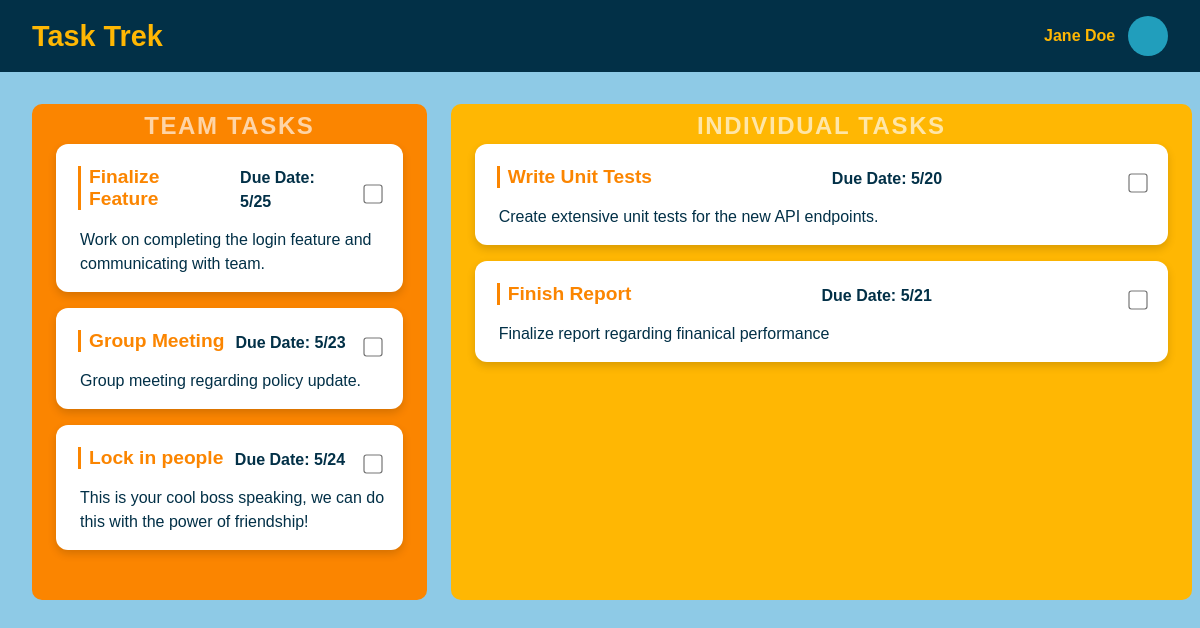
The page /user/2/ on the database its author committed.
### tasktrek/models.py (models this page shows, shortened)
class Employee(models.Model):
    id = models.AutoField(primary_key=True)
    name = models.CharField(max_length = 64)
    is_admin = models.BooleanField(default=False)
    tasks = models.CharField(max_length = 64)
    username = models.CharField(max_length = 64, default="nousername")
    password = models.IntegerField(default = 11111)

class Task(models.Model):
    id = models.AutoField(primary_key = True)
    name = models.CharField(max_length = 32, default="...")
    description = models.CharField(max_length = 100)
    due_date = models.CharField(default = "")
    is_complete = models.CharField(default = "False")
    is_team = models.CharField(default="False")
    def __str__(self):
        return f"{self.id}~{self.name}~{self.description}~{self.due_date}~{self.is_complete}~{self.is_team}"

### tasktrek/views.py (the view, shortened to what this page needs)
# urls.py: path('user/<int:employee_id>/', views.user, name="user"),
def user(request, employee_id):
    dataConnector = sqlite3.connect('db.sqlite3')
    cursor = dataConnector.cursor()
    cursor.execute("SELECT * FROM tasktrek_task WHERE is_team = ?", ["True"])
    group_tasks = cursor.fetchall()
    print("Look at my group tasks")
    print(group_tasks)
    print(type(group_tasks))
    clean_group_tasks = []
    for group_task in group_tasks:
        gt_entry = {}
        print(type(group_task))
        gt_entry['id'] = group_task[0]
        gt_entry['name'] = group_task[3]
        gt_entry['description'] = group_task[1]
        gt_entry['due_date'] = group_task[2]
        clean_group_tasks.append(gt_entry)
    print(clean_group_tasks)
    print("Look at my employee id")
    print(employee_id)
    cursor.execute("SELECT * FROM tasktrek_employee WHERE id = ?", [employee_id])
    employee_data = cursor.fetchone()
    print("Look at my employee data")
    print(employee_data)
    employee_tasks = employee_data[3]
    print("Look at my employees tasks...")
    print(employee_tasks)
    print(type(employee_tasks))
    if employee_tasks != "":
        clean_employee_tasks = employee_tasks.split(",")
        print("Look at my REAL employee tasks...")
        print(clean_employee_tasks)
        task_list = Task.objects.all()
        clean_task_list = []
        for task in task_list:
            copy_task = str(task)
            clean_task_list.append(copy_task.split("~"))
        print("Cleaned up task list")
        print(clean_task_list)
        task_array = []
        for a_task_id in clean_employee_tasks:
            for a_task in clean_task_list:
                if a_task_id == a_task[0]:
                    task_array.append(Task.objects.get(id=a_task_id))
        print("All tasks compiled!!!")
        print(type(task_array[0]))
        context = {
            'tasks' : task_array,
            'name' : employee_data[1],
            'group_tasks': clean_group_tasks
        }
        return render(request, "user.html", context)

### tasktrek/templates/user.html (shortened to what this page needs)
<!DOCTYPE html>
<html lang="en">
<head>
    {% load static %}
    <link rel="stylesheet" href="{% static 'css/styles.css' %}">
</head>
<body>
    <div class="header-bar">
        <h1>Task Trek</h1>
        <div class="user-info">
            <span class="user-name">{{name}}</span>
            <div class="profile-picture"></div>
        </div>
    </div>
    <div class="tasks-container">
        <div class="team-tasks">
            <div class="background-label">Team Tasks</div>
            {% if group_tasks == "" %}
            {% else %}
            {% for task in group_tasks %}
                <div class="task-card">
                    <div class="task-header">
                        <h3>{{ task.name }}</h3>
                        <p class="task-due-date"><strong>Due Date:</strong> {{ task.due_date }}</p>
                        <input type="checkbox" class="task-checkbox" {% if task.completed %}checked{% endif %}>
                    </div>
                    <p>{{ task.description }}</p>
                </div>
            {% endfor %}
            {% endif %}
        </div>
        <div class="individual-tasks">
            <div class="background-label">Individual Tasks</div>
            {% if tasks == "" %}
            {% else %}
            {% for task in tasks %}
                {% if task.is_team == 'False' %}
                <div class="task-card">
                    <div class="task-header">
                        <h3>{{ task.name }}</h3>
                        <p class="task-due-date"><strong>Due Date:</strong> {{ task.due_date }}</p>
                        <input type="checkbox" class="task-checkbox" {% if task.completed %}checked{% endif %}>
                    </div>
                    <p>{{ task.description }}</p>
                </div>
                {% endif %}
            {% endfor %}
            {% endif %}
        </div>
    </div>
</body>
</html>

### tasktrek/static/css/styles.css (style rules this page uses)
* { margin: 0; padding: 0; box-sizing: border-box; }
body { font-family: 'Arial', sans-serif; background-color: #8ecae6; color: white; padding: 0; }
.header-bar { background-color: #023047; padding: 1rem 2rem; display: flex; align-items: center; justify-content: space-between; color: white; }
.header-bar h1 { font-size: 1.8rem; font-weight: bold; color: #ffb703; }
.user-info { display: flex; align-items: center; }
.user-info .profile-picture { width: 40px; height: 40px; border-radius: 50%; background-color: #219ebc; margin-left: 0.8rem; }
.user-info .user-name { font-size: 1rem; font-weight: bold; color: #ffb703; }
.tasks-container { display: flex; padding: 2rem; gap: 1.5rem; }
.team-tasks { flex: 1; background-color: #fb8500; border-radius: 10px; padding: 1.5rem; position: relative; }
.individual-tasks { flex: 2; background-color: #ffb703; border-radius: 10px; padding: 1.5rem; position: relative; }
.background-label { position: absolute; top: 0.5rem; left: 50%; transform: translateX(-50%); font-size: 1.5rem; color: rgba(255, 255, 255, 0.65); text-transform: uppercase; font-weight: bold; letter-spacing: 0.1rem; }
.task-card { margin: 1rem 0; padding: 1rem; background: white; border-radius: 12px; box-shadow: 0 4px 8px rgba(0, 0, 0, 0.15); color: #023047; transition: transform 0.3s ease, box-shadow 0.3s ease; }
.task-card h3 { font-size: 1.2rem; margin-bottom: 0.7rem; padding-left: 0.5rem; border-left: 3px solid #fb8500; color: #fb8500; }
.task-card p { font-size: 1rem; padding-left: 0.5rem; margin-top: 0; color: #023047; line-height: 1.5; text-align: start; }
.tasks-container { display: flex; gap: 1.5rem; height: 70vh; overflow-y: auto; padding-right: 0.5rem; }
.task-header { display: flex; align-items: center; justify-content: space-between; padding: 0.375rem; }
.task-checkbox { width: 16px; height: 16px; margin-left: 1rem; transform: scale(1.2); cursor: pointer; accent-color: #fb8500; }
.task-card h3 { text-decoration: none; }
.task-due-date { font-size: 0.9rem; color: #555; margin-top: 0.5rem; margin-bottom: 0.5rem; font-weight: bold; }

### rows shown on the page
Employee: name "Jane Doe"
Task: name "Finalize Feature", due_date "5/25", description "Work on completing the login feature and communicating with team."
Task: name "Group Meeting", due_date "5/23", description "Group meeting regarding policy update."
Task: name "Lock in people", due_date "5/24", description "This is your cool boss speaking, we can do this with the power of friendship!"
Task: name "Write Unit Tests", due_date "5/20", description "Create extensive unit tests for the new API endpoints."
Task: name "Finish Report", due_date "5/21", description "Finalize report regarding finanical performance"
